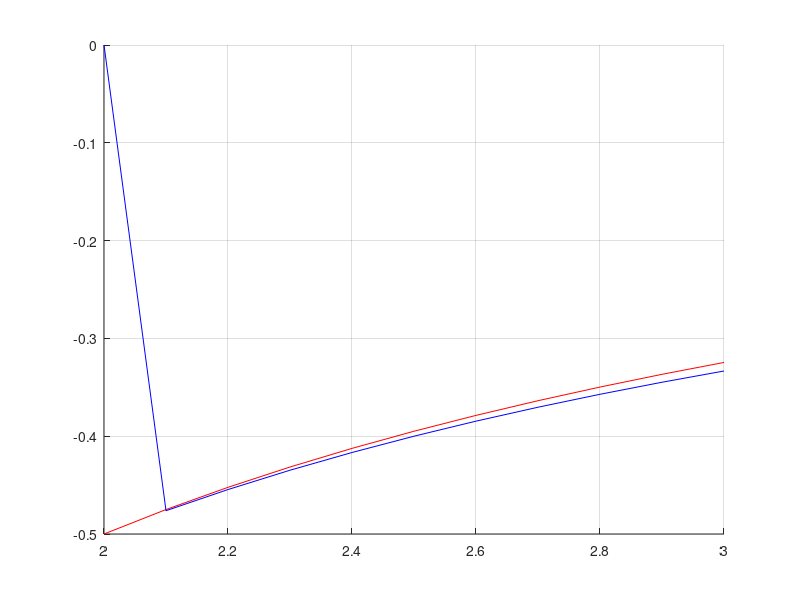

Write the MATLAB code that produced this figure. (Note: this script raises an error after producing the figure.)
%% 5
clc, clear, close all
format long

n = 10;
h=0.1;
y = double(zeros(1,n+1));
x = double(zeros(1,n+1));
yp =@(x,y)(1/x)^2 - y/x - y^2;
yf =@(x) -1/x;
yg = double(zeros(1,n+1));

x(1)=2;
y(1)=-0.5;

for i=2:n+1
    x(i) = x(i-1) + h;
    y(i) = y(i-1) + h*yp(x(i-1), y(i-1));
    yg(i) = yf(x(i));
end
x
y

hold on
grid on
plot(x,y, 'r')
plot(x,yg, 'b')
axis tight
%% 8
clc, clear, close all
format default
syms v(t) x(t);
m = 90;
h=1000;
b1=30;
b2=90;
vopen=25;

DEc = diff(v,t) == 9.81 - (b1/m)*v;
vc = dsolve(DEc,v(0)==0);
DEc = diff(x,t) == vc;
xc = dsolve(DEc,x(0)==0)
xclose = matlabFunction(xc)
t1 = eval(solve(vc==vopen,t))
ho = h-xclose(t1)

DEo = diff(v,t) == 9.81 - (b2/m)*v;
vo = dsolve(DEo,v(0)==vopen);
DEo = diff(x,t) == vo;
xo = dsolve(DEo,x(0)==0)
xopen = matlabFunction(xo)
t2 = eval(solve(xo==ho,t))

total = t1+t2

%% 9
clc, clear, close all
syms v(t) x(t);

m=80;
fb=1/40;
b=10;
vtarget=60;

DEv = diff(v,t) == 9.81*(1-fb) - (b/m)*v;
vt = dsolve(DEv,v(0)==0)
DEx = diff(x,t) == vt;
xt = dsolve(DEx,x(0)==0)

time = eval(solve(vt==vtarget,t))

%% 10
clc, clear, close all
syms v(t) x(t);

m=6;
v0=800;
b=0.1;

DE = diff(v,t) == -9.81-(b/m)*v*v;
vt = dsolve(DE,v(0)==v0)
tmaxh = eval(solve(vt==0,t))
DE = diff(x,t) == vt;
xt = dsolve(DE,x(0)==0)
x = matlabFunction(xt)
hmax = round(x(tmaxh))

%% 14
clc, clear, close all
syms yv xv;

h=0.25;
y0=2;
n=3;
ye=zeros(1,n);
x=zeros(1,n);
y=zeros(1,n);
yf = matlabFunction(2*exp(-2*xv))
yp = matlabFunction(-2*yv)

y(1)=2;
ye(1)=2;
x(1)=0;

for i = 2:n
    x(i)=x(i-1)+h;
    kn1=yp(ye(i-1));
    kn2=yp(ye(i-1)+0.5*h*kn1);
    kn3=yp(ye(i-1)+0.5*h*kn2);
    kn4=yp(ye(i-1)+h*kn3);
    ye(i)=ye(i-1)+(h/6)*(kn1+2*kn2+2*kn3+kn4);
    y(i) = yf(x(i) );
end
x
ye
y

%% 18
clc, clear, close all

syms y(x);
DE = diff(y,x) == exp(-1*x)-2*y;
y = dsolve(DE,y(0)==2)

%% 19
clc, clear, close all

syms x(t);
DE = t*t*diff(x,t)==t*t*t*log(t)+1-2*t*x;
x = dsolve(DE, x(1)==0)

%% 20
clc, clear, close all

syms y(t);
DE = diff(y,t) == 60*exp(-20*t)-6*y;
y = dsolve(DE, y(0)==25)